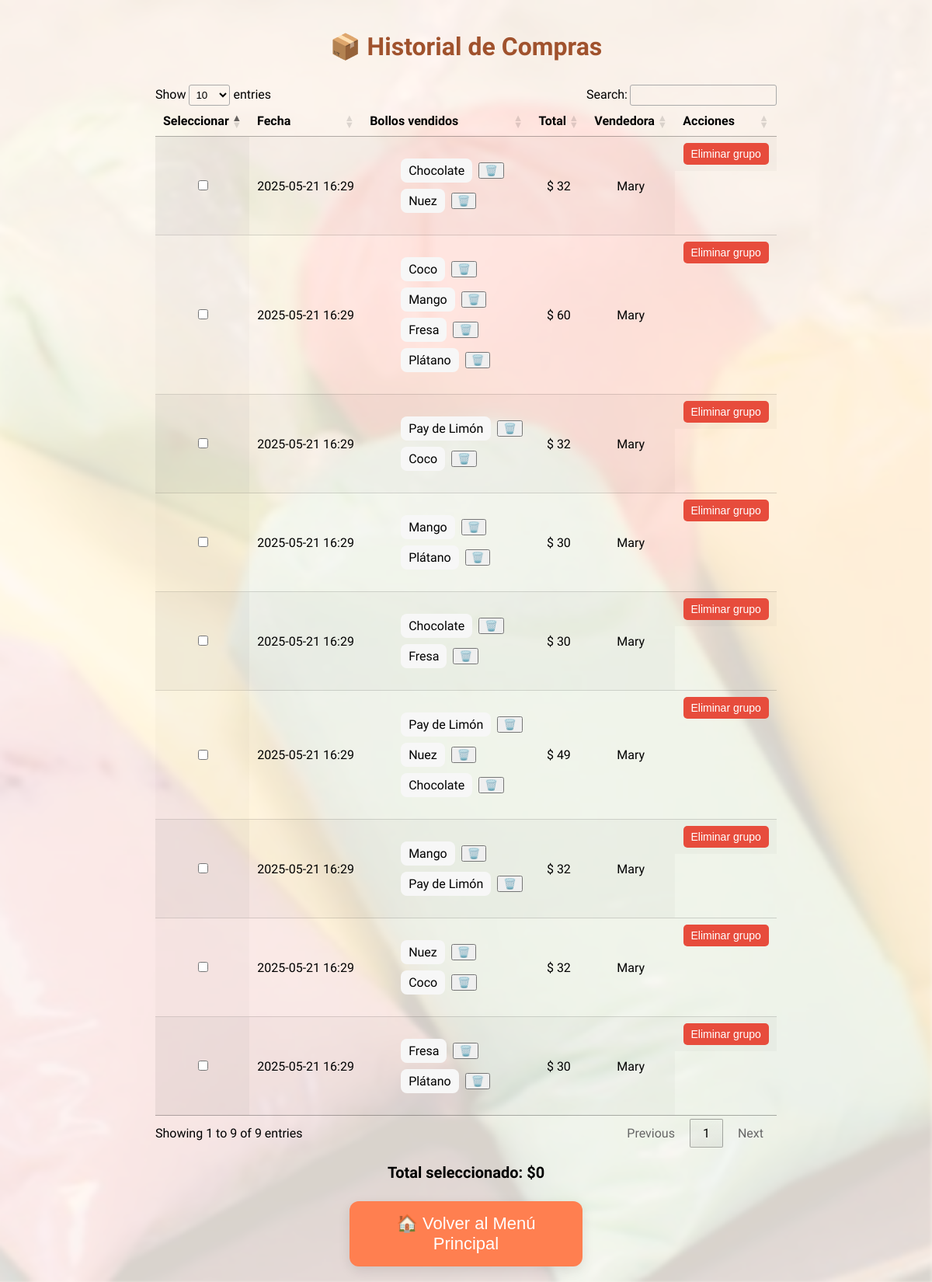
Before: /historial_ventas with the older database file.
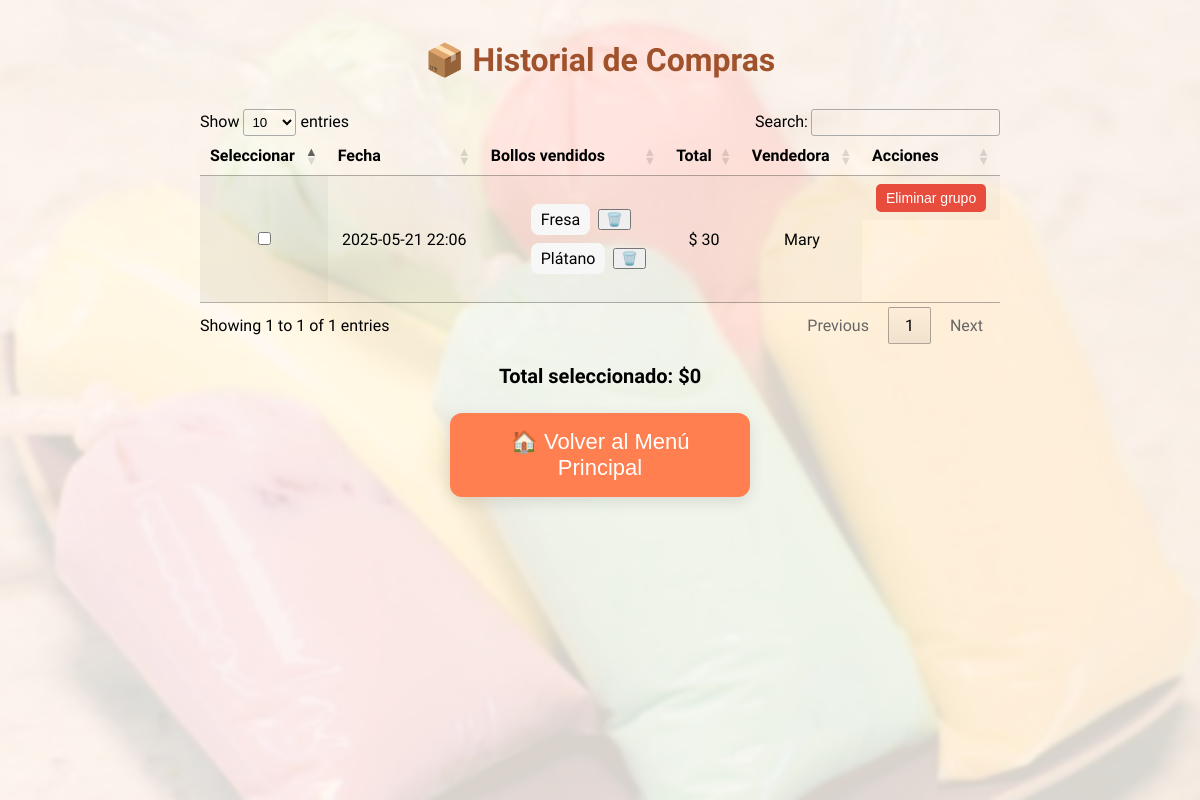
After: the same page with the newer database file.
### models.py (models this page shows)
class VentasBollos(db.Model):
    __tablename__ = 'ventas_bollos'
    id = Column(Integer, primary_key=True)
    sabor = Column(String(50), nullable=False)              # Sabor vendido
    vendedora = Column(String(50), nullable=False)          # Vendedora responsable
    fecha_venta = Column(DateTime, nullable=False)          # Fecha y hora exacta
    grupo_venta = Column(String(100), nullable=True)        # ID que agrupa múltiples ventas de una misma transacción

### app.py (the view)
@app.route('/historial_ventas')
def historial_ventas():
    ventas = VentasBollos.query.order_by(VentasBollos.fecha_venta.desc()).all()
    agrupado = defaultdict(list)
    resumen_sabores = defaultdict(int)
    total_general = 0
    for venta in ventas:
        agrupado[venta.grupo_venta].append(venta)
        resumen_sabores[venta.sabor] += 1
        total_general += 17 if venta.sabor in ['Nuez', 'Pay de Limón'] else 15
    grupos = []
    for grupo_id, lista in agrupado.items():
        ventas_detalle = []
        total = 0
        for v in lista:
            ventas_detalle.append({"id": v.id, "sabor": v.sabor})
            total += 17 if v.sabor in ['Nuez', 'Pay de Limón'] else 15
        grupos.append({
            "grupo": grupo_id,
            "fecha": lista[0].fecha_venta.strftime('%Y-%m-%d %H:%M'),
            "ventas": ventas_detalle,
            "total": total,
            "vendedora": lista[0].vendedora
        })
    return render_template('historial_ventas.html', grupos=grupos, resumen_sabores=resumen_sabores, total_general=total_general)

### templates/historial_ventas.html (shortened to what this page needs)
<!DOCTYPE html>
<html lang="es">
<head>
    <link rel="stylesheet" href="https://cdn.datatables.net/1.13.6/css/jquery.dataTables.min.css">
    <link rel="stylesheet" href="{{ url_for('static', filename='css/style.css') }}">
</head>
<body class="fondo-inicio">
    <div class="overlay"></div>
    <div class="contenedor-inicio">
        <h1 class="titulo-principal">📦 Historial de Compras</h1>
        <table id="tablaVentas" class="display tabla-historial">
            <thead>
                <tr>
                    <th>Seleccionar</th>
                    <th>Fecha</th>
                    <th>Bollos vendidos</th>
                    <th>Total</th>
                    <th>Vendedora</th>
                    <th>Acciones</th>
                </tr>
            </thead>
            <tbody>
                {% for grupo in grupos %}
                <tr>
                    <td><input type="checkbox" class="grupo-checkbox" data-total="{{ grupo.total }}"></td>
                    <td>{{ grupo.fecha }}</td>
                    <td>
                        <ul>
                        {% for venta in grupo.ventas %}
                            <li class="editable-cell">
                                <span class="sabor-label" onclick="mostrarSelector(this)">{{ venta.sabor }}</span>
                                <button onclick="eliminarVenta({{ venta.id }})" class="eliminar mini">🗑️</button>
                            </li>
                        {% endfor %}
                        </ul>
                    </td>
                    <td>$ {{ grupo.total }}</td>
                    <td>{{ grupo.vendedora }}</td>
                    <td class="acciones">
                        <button class="eliminar" onclick="eliminarGrupo('{{ grupo.grupo }}')">Eliminar grupo</button>
                    </td>
                </tr>
                {% endfor %}
            </tbody>
        </table>
        <p class="total-seleccionado">Total seleccionado: $<span id="totalSeleccionado">0</span></p>
        <div class="volver">
            <a href="/">
                <button class="menu-button">🏠 Volver al Menú Principal</button>
            </a>
        </div>
    </div>
</body>
</html>

### static/css/style.css (style rules this page uses)
body { font-family: 'Quicksand', sans-serif; margin: 0; padding: 0; text-align: center; background-color: #fff8f0; overflow-x: hidden; }
h1, h2, h3 { color: #a0522d; }
body.fondo-inicio { position: relative; min-height: 100vh; }
body.fondo-inicio::before { content: ""; background-image: url("../img/fondo_inicio.jpg"); background-size: cover; background-position: center; background-repeat: no-repeat; position: fixed; top: 0; left: 0; height: 100%; width: 100%; z-index: -2; }
.overlay { background-color: rgba(255, 248, 240, 0.85); position: fixed; top: 0; left: 0; height: 100%; width: 100%; z-index: -1; backdrop-filter: blur(1px); }
.contenedor-inicio { position: relative; z-index: 10; max-width: 800px; margin: auto; padding: 20px; }
.titulo-principal { font-size: 32px; margin-bottom: 30px; }
.menu-button { background-color: #ff7f50; color: white; font-size: 22px; padding: 16px 32px; border: none; border-radius: 12px; cursor: pointer; transition: transform 0.2s ease, background-color 0.3s ease; width: 100%; max-width: 300px; margin: 0 auto; box-shadow: 0px 5px 15px rgba(0, 0, 0, 0.1); }
.volver { text-align: center; margin-top: 25px; }
.volver a { text-decoration: none; color: #2980b9; font-weight: bold; font-size: 16px; }
table { width: 100%; margin-top: 30px; border-collapse: collapse; }
table th, table td { padding: 10px; text-align: center; }
.total-seleccionado { font-size: 20px; font-weight: bold; margin-top: 20px; }
.acciones { display: flex; gap: 10px; justify-content: center; }
.acciones button { padding: 6px 10px; font-size: 14px; border: none; border-radius: 5px; cursor: pointer; }
.acciones .eliminar { background-color: #e74c3c; color: #fff; }
.editable-cell { display: flex; align-items: center; gap: 8px; padding: 4px 0; }
.editable-cell span { font-weight: 500; padding: 6px 10px; background: #f7f7f7; border-radius: 8px; cursor: pointer; transition: all 0.2s ease; }

Changed rows visible on the page:
removed VentasBollos: fecha "2025-05-21 16:29", sabor "Chocolate", total "32", vendedora "Mary"
removed VentasBollos: sabor "Nuez", shown under "2025-05-21 16:29"
removed VentasBollos: fecha "2025-05-21 16:29", sabor "Coco", total "60", vendedora "Mary"
removed VentasBollos: sabor "Mango", shown under "2025-05-21 16:29"
removed VentasBollos: sabor "Fresa", shown under "2025-05-21 16:29"
removed VentasBollos: sabor "Plátano", shown under "2025-05-21 16:29"
removed VentasBollos: fecha "2025-05-21 16:29", sabor "Pay de Limón", total "32", vendedora "Mary"
removed VentasBollos: sabor "Coco", shown under "2025-05-21 16:29"
removed VentasBollos: fecha "2025-05-21 16:29", sabor "Mango", total "30", vendedora "Mary"
removed VentasBollos: sabor "Plátano", shown under "2025-05-21 16:29"
removed VentasBollos: fecha "2025-05-21 16:29", sabor "Chocolate", total "30", vendedora "Mary"
removed VentasBollos: sabor "Fresa", shown under "2025-05-21 16:29"
removed VentasBollos: fecha "2025-05-21 16:29", sabor "Pay de Limón", total "49", vendedora "Mary"
removed VentasBollos: sabor "Nuez", shown under "2025-05-21 16:29"
removed VentasBollos: sabor "Chocolate", shown under "2025-05-21 16:29"
removed VentasBollos: fecha "2025-05-21 16:29", sabor "Mango", total "32", vendedora "Mary"
removed VentasBollos: sabor "Pay de Limón", shown under "2025-05-21 16:29"
removed VentasBollos: fecha "2025-05-21 16:29", sabor "Nuez", total "32", vendedora "Mary"
removed VentasBollos: sabor "Coco", shown under "2025-05-21 16:29"
changed VentasBollos "Fresa": fecha "2025-05-21 16:29" → "2025-05-21 22:06"
Other visible differences:
text written by a page script: "Show entries Search: Showing 1 to 9 of 9 entries Previous 1 Next" → "Show entries Search: Showing 1 to 1 of 1 entries Previous 1 Next"
